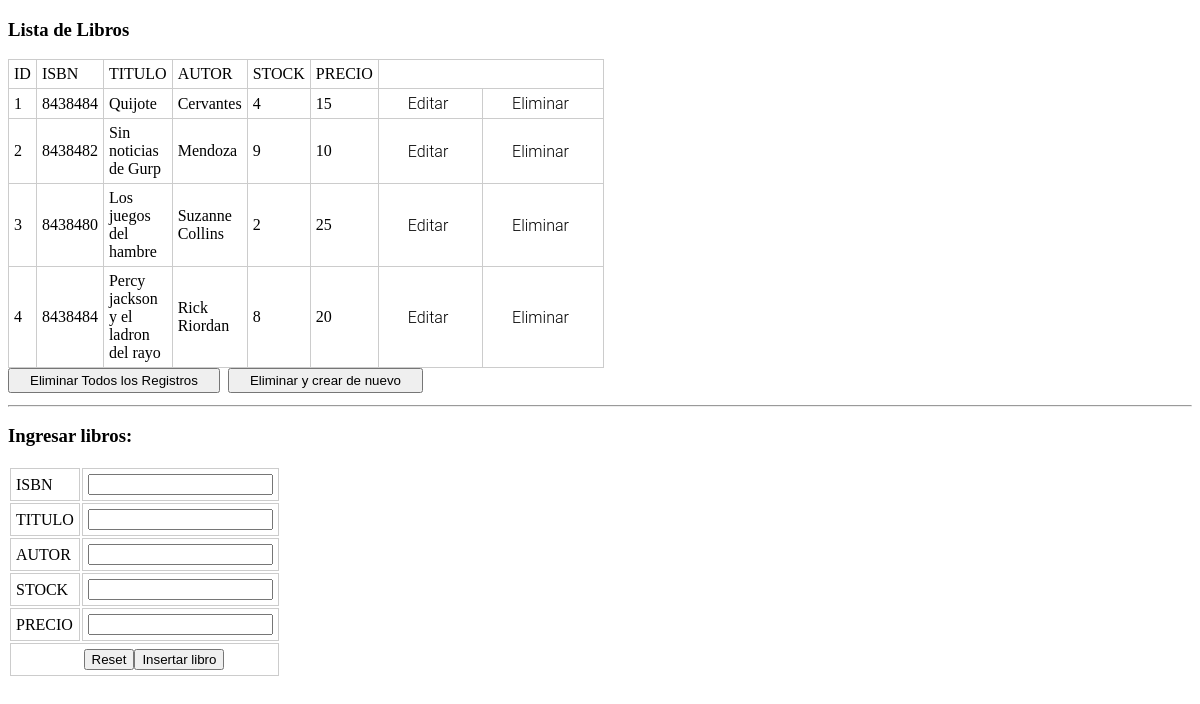
The page / on the database its author committed.
### tables this page shows
create table book (
id int auto_increment primary key,
isbn varchar(13) not null,
title varchar(255) not null,
author varchar(255) not null,
stock smallint,
price float
);

### services/conection.php (called while the page is built, shortened)
<?php
class Connection{
    private $user;
    private $password;
    private $dsn;
    private $db;
    private $dbName;
    public function __construct($configPath){
        $configData=json_decode(file_get_contents($configPath),TRUE);
        $this->user=$configData["user"];
        $this->password=$configData["password"];
        $this->dsn=$configData["dbType"].':dbname='.$configData["dbName"].';host='.$configData["host"];
        $this->db=$configData["dbType"].':host='.$configData["host"];
        $this->dbName=$configData["dbName"];
    }
    public function connectToDb(){
        try {
            $connection=new PDO($this->dsn,$this->user,$this->password,array(PDO::MYSQL_ATTR_INIT_COMMAND=>"SET NAMES utf8"));
            $connection->prepare("USE {$this->dbName}")->execute();
            $this->connection=$connection;
            return $this->connection;
        }catch(Exception $error){
            if($error->getCode()=="1049"){
                $connection=new PDO($this->db,$this->user,$this->password,array(PDO::MYSQL_ATTR_INIT_COMMAND=>"SET NAMES utf8"));
                $query=$connection->prepare("CREATE DATABASE IF NOT EXISTS $this->dbName COLLATE utf8_spanish_ci")->execute();
                if($query){
                    $connection->prepare("USE {$this->dbName}")->execute();
                    $query = file_get_contents("libreria.sql");
                    $stmt = $connection->prepare($query);
                    if ($stmt->execute())
                          echo "No tenias base de datos asi que se creo una";
                    else
                          echo "No se pudo generar la base de datos intentelo de forma manual";
                    $this->connection=$connection;
                    return $this->connection;
                    echo "Se está usando la bbdd correctamente";
                }else{
                    echo "No se ha podido crear la bbdd";
                }
            }else{
                echo "Ha ocurrido un error inesperado.";
                echo $error->getMessage();
            }
        }
    }
}
?>

### index.php (the view, shortened to what this page needs)
<?php
include "services/conection.php";
$configPath='config.json';
$objConnection=new Connection($configPath);
$objConnection->connectToDb();
$libros = $objConnection->connection->query("SELECT * FROM book")->fetchAll(PDO::FETCH_OBJ);
?>
<!DOCTYPE html>
<html lang="en">
<head>
    <link rel="stylesheet" href="style.css">
</head>
<body>
    <h3>Lista de Libros</h3>
    <table class='table1'>
        <tr>
        <td>ID</td>
        <td>ISBN</td>
        <td>TITULO</td>
        <td>AUTOR</td>
        <td>STOCK</td>
        <td>PRECIO</td>
        </tr>
        <?php
        foreach($libros as $libro){
            echo "<tr>";
            echo "<td>".$libro->id."</td>";
            echo "<td>".$libro->isbn."</td>";
            echo "<td>".$libro->title."</td>";
            echo "<td>".$libro->author."</td>";
            echo "<td>".$libro->stock."</td>";
            echo "<td>".$libro->price."</td>";
            echo "<td class='boton_big'><a class='button' href='pages/editar.php?id=$libro->id'>Editar</a></td>";
            echo "<td class='boton_big'><a class='button' href='services/eliminar.php?id=$libro->id'>Eliminar</a></td>";
            echo "</tr>";
        }
        ?>
    </table>
    <button class="button" onclick="location.href='services/eliminarTodo.php'">Eliminar Todos los Registros</button>
    <button class="button" onclick="location.href='services/eliminarCrear.php'">Eliminar y crear de nuevo</button>
    <hr>
    <h3>Ingresar libros: </h3>
    <form method="POST" action="services/insertar.php">
        <table>
            <tr>
                <td>ISBN</td>
                <td><input type="text" name="isbn"></td>
            </tr>
            <tr>
                <td>TITULO</td>
                <td><input type="text" name="title"></td>
            </tr>
            <tr>
                <td>AUTOR</td>
                <td><input type="text" name="author"></td>
            </tr>
            <tr>
                <td>STOCK</td>
                <td><input type="text" name="stock"></td>
            </tr>
            <tr>
                <td>PRECIO</td>
                <td><input type="text" name="price"></td>
            </tr>
            <tr>
                <td colspan="2"class='padre'><input type="reset" name=""><input type="submit" value="Insertar libro"></td>
            </tr>
        </table>
    </form>
</body>
</html>

### style.css (style rules this page uses)
.table1 { border-collapse:collapse; border:1px solid #ccc; width:50%; }
td { border:1px solid #ccc; padding:5px; }
.button { text-decoration:none; color:black; padding:0.20em 1.5em; margin:0 0.3em 0.3em 0; }
.boton_big { border-radius:0.12em; box-sizing: border-box; text-decoration:none; font-family:'Roboto',sans-serif; font-weight:300; color:#000000; text-align:center; transition: all 0.2s; }
.padre { padding-left:27%; }

### rows shown on the page
book: id "1", isbn "8438484", title "Quijote", author "Cervantes", stock "4", price "15"
book: id "2", isbn "8438482", title "Sin noticias de Gurp", author "Mendoza", stock "9", price "10"
book: id "3", isbn "8438480", title "Los juegos del hambre", author "Suzanne Collins", stock "2", price "25"
book: id "4", isbn "8438484", title "Percy jackson y el ladron del rayo", author "Rick Riordan", stock "8", price "20"
